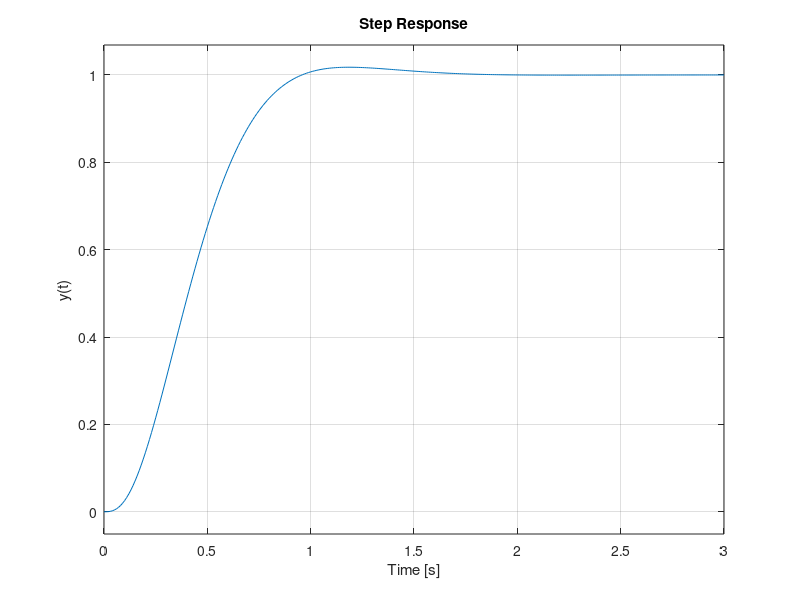

This chart was generated by the following MATLAB code:
% Chapter 11: Figure 11.30

%

%   Step response for the automatic test system

%   with K=240, K1=1, K2=0.35, and K3=0.05.

%

K=240; K1=1; K2=0.35; K3=0.05;

A=[0 1 0;0 -1 1; -K*K1 -K*K2 -(5+K*K3)];

B=[0;0;K]; C=[1 0 0]; D=[0]; sys=ss(A,B,C,D);

t=[0:0.01:3];

step(sys,t);

ylabel('y(t)')
